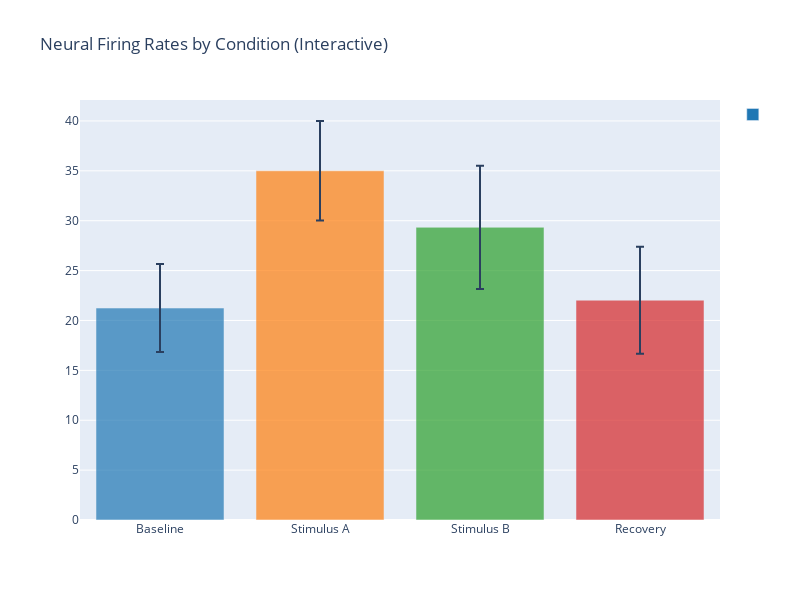

The cell this chart's notebook holds for it:
### Markdown cell above
## 1. Bar Plots with `plot_bar()`

Bar plots are ideal for comparing means across groups with error bars.

### Code cell
# Simulate neural firing rates across conditions
conditions = {
    'Baseline': np.random.randn(30) * 5 + 20,
    'Stimulus A': np.random.randn(30) * 5 + 35,
    'Stimulus B': np.random.randn(30) * 5 + 28,
    'Recovery': np.random.randn(30) * 5 + 22,
}

# Create bar plot with matplotlib
fig = plot_bar(
    conditions,
    config=PlotConfig(
        title="Neural Firing Rates by Condition",
        ylabel="Firing Rate (Hz)",
        figsize=(8, 6)
    ),
    orientation='v',
    backend='matplotlib'
)
print("✓ Matplotlib bar plot created")

# Create interactive version with plotly
fig = plot_bar(
    conditions,
    config=PlotConfig(
        title="Neural Firing Rates by Condition (Interactive)",
        ylabel="Firing Rate (Hz)",
        figsize=(8, 6)
    ),
    orientation='v',
    backend='plotly'
)
fig.show()
print("✓ Plotly bar plot created")

### Figure 1 — Plotly figure (JSON) as saved in the notebook; plotly's stock layout.template omitted (floating-point values rounded to 4 significant figures)
{"data": [{"error_y": {"array": [4.413, 4.99, 6.174, 5.361], "type": "data", "visible": true}, "marker": {"color": ["#1f77b4", "#ff7f0e", "#2ca02c", "#d62728"], "opacity": 0.7}, "name": "", "type": "bar", "x": [0, 1, 2, 3], "xaxis": "x", "y": [21.25, 35.01, 29.34, 22.03], "yaxis": "y"}], "layout": {"height": 600, "showlegend": true, "title": {"text": "Neural Firing Rates by Condition (Interactive)"}, "width": 800, "xaxis": {"anchor": "y", "domain": [0, 1], "ticktext": ["Baseline", "Stimulus A", "Stimulus B", "Recovery"], "tickvals": [0, 1, 2, 3]}, "yaxis": {"anchor": "x", "domain": [0, 1]}}}
